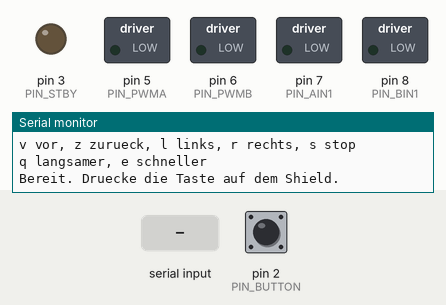
This sketch was run on a simulated Arduino Uno, built with avr-gcc and run on an emulated ATmega328P. Parts: switched loads named in the sketch (green lamp = pin HIGH), output pins drawn as LEDs (lit = HIGH), the last lines printed to the serial monitor. The test bench sets the inputs (shaded band); at power-on: pin 2 (PIN_BUTTON) HIGH.

Above: at 0.8 s.
0.9 s: pin 2 (PIN_BUTTON) pulled LOW for 0.15 s
3.5 s: "v" received over Serial
At 5.9 s:
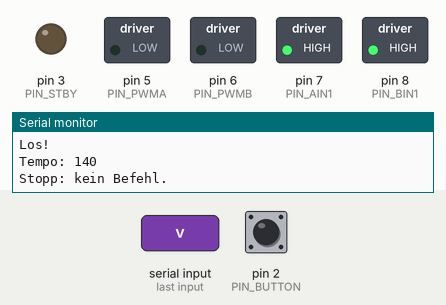
6.5 s: "z" received over Serial
At 7.3 s:
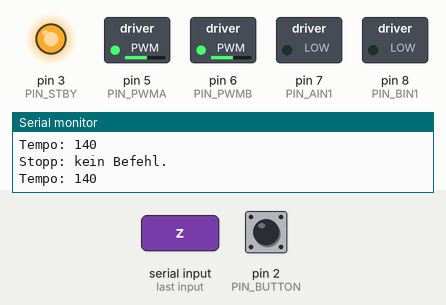
9.0 s: "l" received over Serial
At 10.6 s:
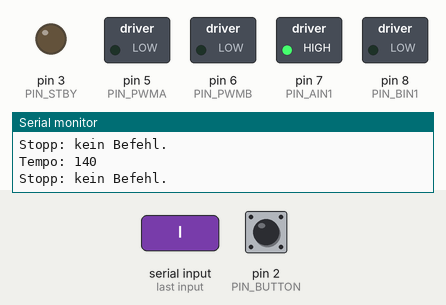
11.5 s: "r" received over Serial
At 13.7 s:
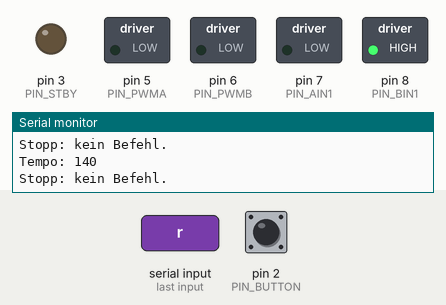
Timing chart, 0 to 15.0 s (numbered marks = the images above; inputs shaded):
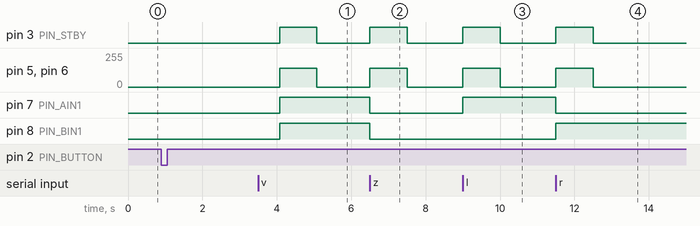

Measured:
- after the input at 3.5 s, pin 3 (PIN_STBY): LOW → HIGH after 0.57 s, → LOW 1.0 s later; pin 5 (PIN_PWMA), pin 6 (PIN_PWMB): 0/255 → 140/255 after 0.57 s, → 0/255 1.0 s later; pin 7 (PIN_AIN1), pin 8 (PIN_BIN1): LOW → HIGH after 0.57 s
- after the input at 6.5 s, pin 3 (PIN_STBY): LOW → HIGH at once, → LOW 1.0 s later; pin 5 (PIN_PWMA), pin 6 (PIN_PWMB): 0/255 → 140/255 at once, → 0/255 1.0 s later; pin 7 (PIN_AIN1), pin 8 (PIN_BIN1): HIGH → LOW at once
- after the input at 9.0 s, pin 3 (PIN_STBY): LOW → HIGH at once, → LOW 1.0 s later; pin 5 (PIN_PWMA), pin 6 (PIN_PWMB): 0/255 → 140/255 at once, → 0/255 1.0 s later; pin 7 (PIN_AIN1): LOW → HIGH at once
- after the input at 11.5 s, pin 3 (PIN_STBY): LOW → HIGH at once, → LOW 1.0 s later; pin 5 (PIN_PWMA), pin 6 (PIN_PWMB): 0/255 → 140/255 at once, → 0/255 1.0 s later; pin 7 (PIN_AIN1): HIGH → LOW at once; pin 8 (PIN_BIN1): LOW → HIGH at once

The sketch:

096_serial_remote_exercise.ino
```cpp
// Beispiel 096 - Fahren mit Buchstaben
// Vollstaendiger Sketch. Ergaenze in handleKey die Faelle q und e.
const uint8_t PIN_PWMA = 5;  // rechter Motor: Geschwindigkeit
const uint8_t PIN_PWMB = 6;  // linker Motor: Geschwindigkeit
const uint8_t PIN_AIN1 = 7;  // rechter Motor: Richtung
const uint8_t PIN_BIN1 = 8;  // linker Motor: Richtung
const uint8_t PIN_STBY = 3;  // Motortreiber ein/aus
const uint8_t PIN_BUTTON = 2;  // Taste auf dem Shield

const int SPEED_STEP = 20;  // Schrittweite pro Tastendruck
const int SPEED_MIN = 60;  // kleinstes Tempo
const int SPEED_MAX = 220;  // groesstes Tempo
const unsigned long REMOTE_TIMEOUT_MS = 1000;  // Stopp ohne Befehl

int speed = 140;  // aktuelles Tempo
int8_t dirLeft = 0;   // -1 zurueck, 0 halt, 1 vor
int8_t dirRight = 0;  // -1 zurueck, 0 halt, 1 vor
unsigned long lastCommand = 0;  // Zeit des letzten gueltigen Befehls

void stopMotors() {
  analogWrite(PIN_PWMA, 0);
  analogWrite(PIN_PWMB, 0);
  digitalWrite(PIN_STBY, LOW);
}
void drive(int leftSpeed, int rightSpeed) {
  leftSpeed = constrain(leftSpeed, -255, 255);
  rightSpeed = constrain(rightSpeed, -255, 255);
  digitalWrite(PIN_BIN1, leftSpeed >= 0);
  digitalWrite(PIN_AIN1, rightSpeed >= 0);
  analogWrite(PIN_PWMB, abs(leftSpeed));
  analogWrite(PIN_PWMA, abs(rightSpeed));
  digitalWrite(PIN_STBY, HIGH);
}
// Gespeicherte Richtung mit dem aktuellen Tempo erneut ausgeben.
void applyDrive() {
  if (dirLeft == 0 && dirRight == 0) {
    stopMotors();
  } else {
    drive(dirLeft * speed, dirRight * speed);
  }
}
bool moving() {
  return dirLeft != 0 || dirRight != 0;
}
bool buttonPressed() {
  if (digitalRead(PIN_BUTTON) == LOW) {
    delay(30);
    return digitalRead(PIN_BUTTON) == LOW;
  }
  return false;
}
void waitForStart() {
  Serial.println(F("Bereit. Druecke die Taste auf dem Shield."));
  while (!buttonPressed()) {
    delay(20);
  }
  while (buttonPressed()) {
    delay(20);
  }
  for (int i = 3; i > 0; i--) {
    Serial.print(i);
    Serial.println(F(" ..."));
    delay(1000);
  }
  Serial.println(F("Los!"));
}
void handleKey(char c) {
  if (c == 'v') {
    dirLeft = 1; dirRight = 1;
  } else if (c == 'z') {
    dirLeft = -1; dirRight = -1;
  } else if (c == 'l') {
    dirLeft = -1; dirRight = 1;
  } else if (c == 'r') {
    dirLeft = 1; dirRight = -1;
  } else if (c == 's') {
    dirLeft = 0; dirRight = 0;
  } else if (c == 'q') {
    // TODO: speed um SPEED_STEP verkleinern, aber nicht unter SPEED_MIN.
  } else if (c == 'e') {
    // TODO: speed um SPEED_STEP vergroessern, aber nicht ueber SPEED_MAX.
  } else {
    return;
  }
  // q und e wirken auch waehrend der Fahrt sofort.
  applyDrive();
  lastCommand = millis();
  Serial.print(F("Tempo: "));
  Serial.println(speed);
}
void setup() {
  Serial.begin(9600);
  pinMode(PIN_BUTTON, INPUT_PULLUP); pinMode(PIN_STBY, OUTPUT);
  pinMode(PIN_AIN1, OUTPUT); pinMode(PIN_BIN1, OUTPUT);
  pinMode(PIN_PWMA, OUTPUT); pinMode(PIN_PWMB, OUTPUT);
  stopMotors();
  Serial.println(F("v vor, z zurueck, l links, r rechts, s stop"));
  Serial.println(F("q langsamer, e schneller"));
  waitForStart();
}
void loop() {
  int c = Serial.read();
  if (c > 0) handleKey((char)c);
  // Watchdog: ohne neuen Befehl nach kurzer Zeit anhalten.
  if (moving() && millis() - lastCommand > REMOTE_TIMEOUT_MS) {
    dirLeft = 0; dirRight = 0;
    stopMotors();
    Serial.println(F("Stopp: kein Befehl."));
  }
}
```
